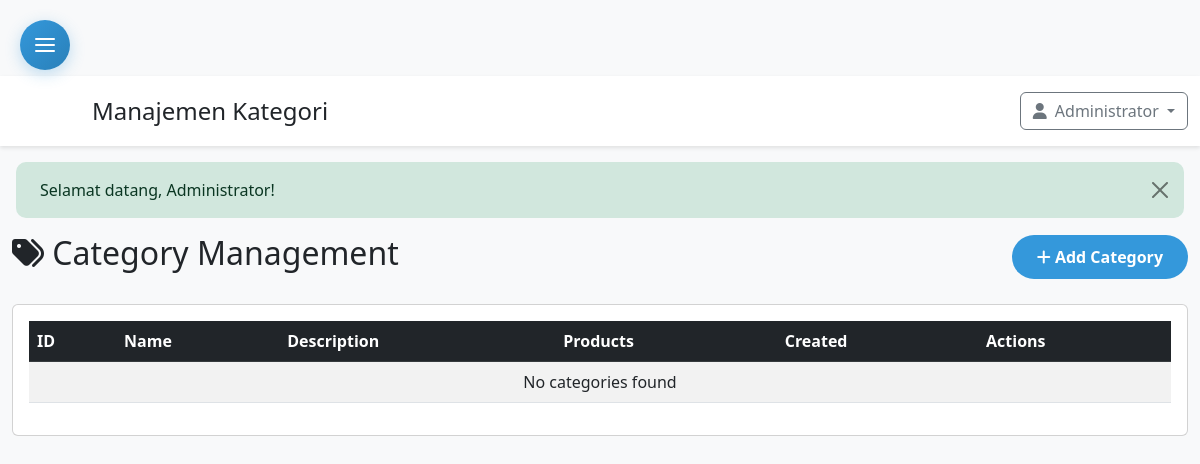
Before: /admin/categories.php (signed in) with the older database file.
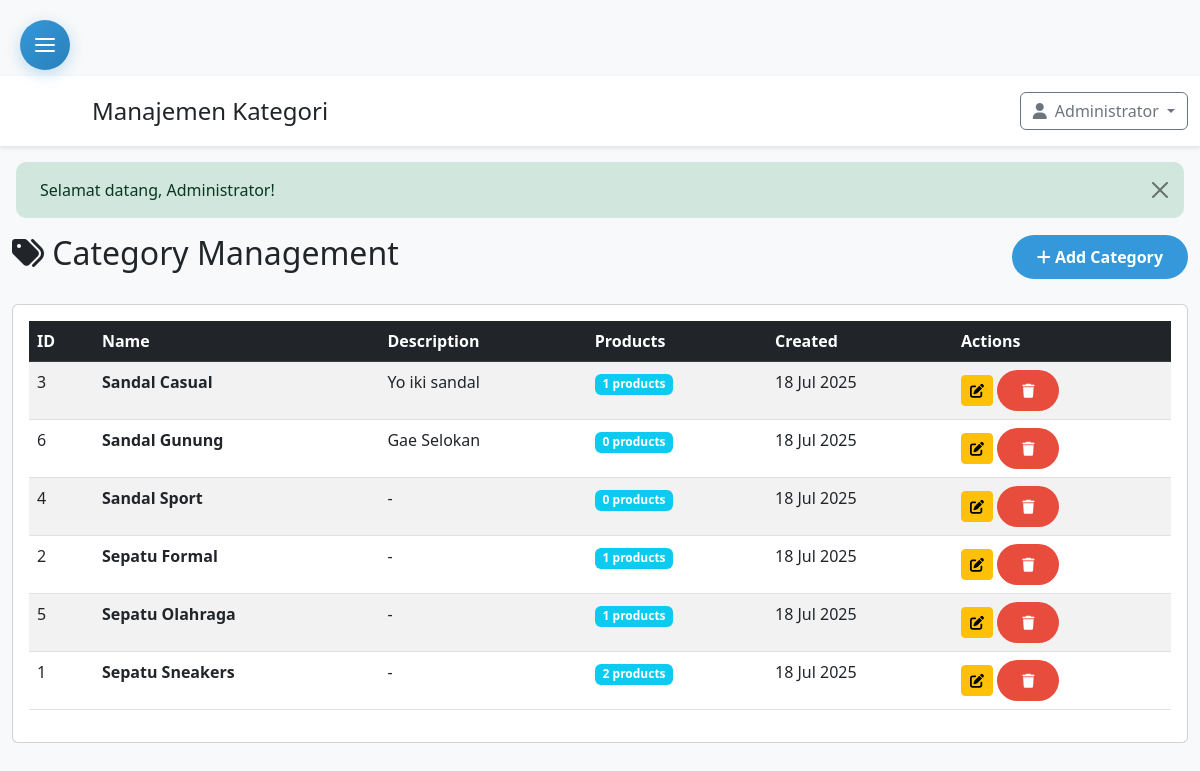
After: the same page with the newer database file.
### tables this page shows
CREATE TABLE `categories` (
  `id` int(11) NOT NULL,
  `name` varchar(255) NOT NULL,
  `description` text DEFAULT NULL,
  `created_at` datetime DEFAULT current_timestamp(),
  `updated_at` datetime DEFAULT current_timestamp() ON UPDATE current_timestamp()
);

### admin/categories.php (the view, shortened to what this page needs)
<?php
require_once '../config.php';
$page_title = 'Manajemen Kategori';
try {
    $stmt = $pdo->prepare("
        SELECT c.*,
               COUNT(p.id) as product_count
        FROM categories c
        LEFT JOIN products p ON c.id = p.category_id
        GROUP BY c.id
        ORDER BY c.name ASC
    ");
    $stmt->execute();
    $categories = $stmt->fetchAll();
} catch (Exception $e) {
    $categories = [];
    $_SESSION['error'] = "Error fetching categories: " . $e->getMessage();
}
include 'includes/admin_header.php';
?>
<div class="container-fluid">
    <div class="row">
        <div class="col-12">
            <div class="d-flex justify-content-between align-items-center mb-4">
                <h2><i class="fas fa-tags"></i> Category Management</h2>
                <button type="button" class="btn btn-primary" data-bs-toggle="modal" data-bs-target="#addCategoryModal">
                    <i class="fas fa-plus"></i> Add Category
                </button>
            </div>
            <div class="card">
                <div class="card-body">
                    <div class="table-responsive">
                        <table class="table table-striped table-hover">
                            <thead class="table-dark">
                                <tr>
                                    <th>ID</th>
                                    <th>Name</th>
                                    <th>Description</th>
                                    <th>Products</th>
                                    <th>Created</th>
                                    <th>Actions</th>
                                </tr>
                            </thead>
                            <tbody>
                                <?php if (empty($categories)): ?>
                                <tr>
                                    <td colspan="6" class="text-center">No categories found</td>
                                </tr>
                                <?php else: ?>
                                <?php foreach ($categories as $category): ?>
                                <tr>
                                    <td><?= $category['id'] ?></td>
                                    <td><strong><?= htmlspecialchars($category['name']) ?></strong></td>
                                    <td><?= htmlspecialchars($category['description'] ?? '-') ?></td>
                                    <td>
                                        <span class="badge bg-info"><?= $category['product_count'] ?> products</span>
                                    </td>
                                    <td><?= date('d M Y', strtotime($category['created_at'])) ?></td>
                                    <td>
                                        <button type="button" class="btn btn-sm btn-warning"
                                                onclick="editCategory(<?= $category['id'] ?>, '<?= htmlspecialchars($category['name']) ?>', '<?= htmlspecialchars($category['description'] ?? '') ?>')">
                                            <i class="fas fa-edit"></i>
                                        </button>
                                        <button type="button" class="btn btn-sm btn-danger"
                                                onclick="deleteCategory(<?= $category['id'] ?>, '<?= htmlspecialchars($category['name']) ?>', <?= $category['product_count'] ?>)">
                                            <i class="fas fa-trash"></i>
                                        </button>
                                    </td>
                                </tr>
                                <?php endforeach; ?>
                                <?php endif; ?>
                            </tbody>
                        </table>
                    </div>
                </div>
            </div>
        </div>
    </div>
</div>
<?php include 'includes/admin_footer.php'; ?>

### admin/includes/admin_header.php (shortened to what this page needs)
<!DOCTYPE html>
<html lang="id">
<head>
    <link href="https://cdn.jsdelivr.net/npm/bootstrap@5.3.0/dist/css/bootstrap.min.css" rel="stylesheet">
    <link href="https://cdnjs.cloudflare.com/ajax/libs/font-awesome/6.4.0/css/all.min.css" rel="stylesheet">
    <link href="<?php echo SITE_URL; ?>/assets/css/style.css" rel="stylesheet">
</head>
<body>
    <button class="hamburger-menu" id="hamburger-menu">
        <div class="hamburger-lines">
            <span></span>
            <span></span>
            <span></span>
        </div>
    </button>
    <div class="admin-content">
        <header class="admin-header">
            <div class="container-fluid">
                <div class="row align-items-center">
                    <div class="col">
                        <h4 class="mb-0" style="margin-left: 80px;"><?php echo $page_title ?? 'Admin Panel'; ?></h4>
                    </div>
                    <div class="col-auto">
                        <div class="dropdown">
                            <button class="btn btn-outline-secondary dropdown-toggle" type="button" data-bs-toggle="dropdown">
                                <i class="fas fa-user me-2"></i><?php echo $_SESSION['user_name']; ?>
                            </button>
                        </div>
                    </div>
                </div>
            </div>
        </header>
        <main class="p-0">
            <?php if (isset($_SESSION['success'])): ?>
                <div class="alert alert-success alert-dismissible fade show m-3" role="alert">
                    <?php echo $_SESSION['success']; unset($_SESSION['success']); ?>
                    <button type="button" class="btn-close" data-bs-dismiss="alert"></button>
                </div>
            <?php endif; ?>

### admin/includes/admin_footer.php (shortened to what this page needs)
</main>
    </div>
</body>
</html>

### assets/css/style.css (style rules this page uses)
:root { --primary-color: #2c3e50; --secondary-color: #3498db; --accent-color: #e74c3c; --success-color: #27ae60; --warning-color: #f39c12; --light-gray: #ecf0f1; --dark-gray: #34495e; }
body { font-family: 'Segoe UI', Tahoma, Geneva, Verdana, sans-serif; padding-top: 76px; background-color: #f8f9fa; }
.btn-primary { background: var(--secondary-color); border: none; border-radius: 25px; padding: 10px 25px; font-weight: 600; transition: all 0.3s ease; }
.btn-danger { background: var(--accent-color); border: none; border-radius: 25px; padding: 10px 25px; font-weight: 600; }
.alert { border: none; border-radius: 10px; padding: 1rem 1.5rem; }

### admin/includes/admin_header.php (style rules this page uses)
.admin-content { margin-left: 0; min-height: 100vh; }
.admin-header { background: white; box-shadow: 0 2px 4px rgba(0,0,0,0.1); padding: 1rem 0; }
.hamburger-menu { width: 50px; height: 50px; border-radius: 50%; background: linear-gradient(135deg, #3498db 0%, #2980b9 100%); border: none; display: flex; align-items: center; justify-content: center; position: fixed; top: 20px; left: 20px; z-index: 1001; cursor: pointer; transition: all 0.3s ease; box-shadow: 0 4px 15px rgba(52, 152, 219, 0.3); }
.hamburger-lines { width: 20px; height: 14px; position: relative; display: flex; flex-direction: column; justify-content: space-between; }
.hamburger-lines span { width: 100%; height: 2px; background: white; border-radius: 1px; transition: all 0.3s ease; }
.pulse-effect { animation: pulse 2s infinite; }

Changed rows visible on the page:
added categories: id "3", name "Sandal Casual", description "Yo iki sandal", product_count "1", created_at "18 Jul 2025"
added categories: id "6", name "Sandal Gunung", description "Gae Selokan", product_count "0", created_at "18 Jul 2025"
added categories: id "4", name "Sandal Sport", description "-", product_count "0", created_at "18 Jul 2025"
added categories: id "2", name "Sepatu Formal", description "-", product_count "1", created_at "18 Jul 2025"
added categories: id "5", name "Sepatu Olahraga", description "-", product_count "1", created_at "18 Jul 2025"
added categories: id "1", name "Sepatu Sneakers", description "-", product_count "2", created_at "18 Jul 2025"
Other visible differences:
text no longer shown: "No categories found"
